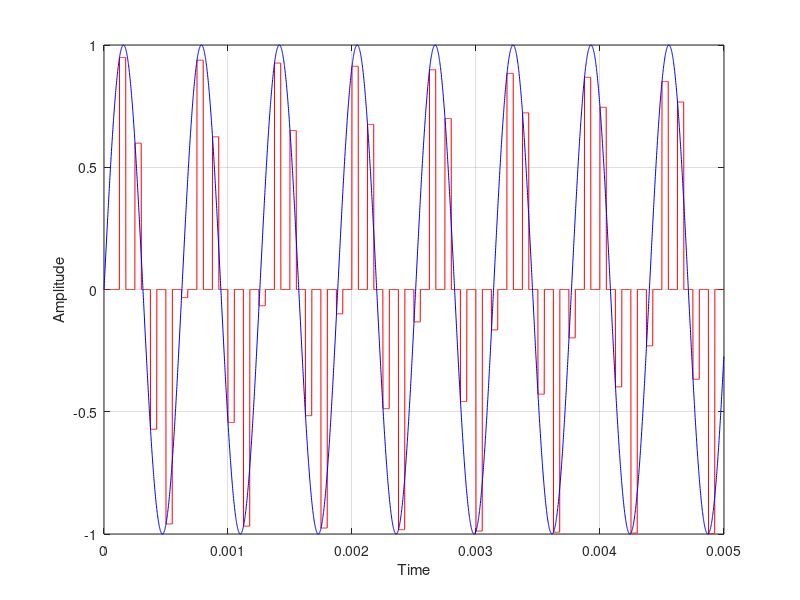
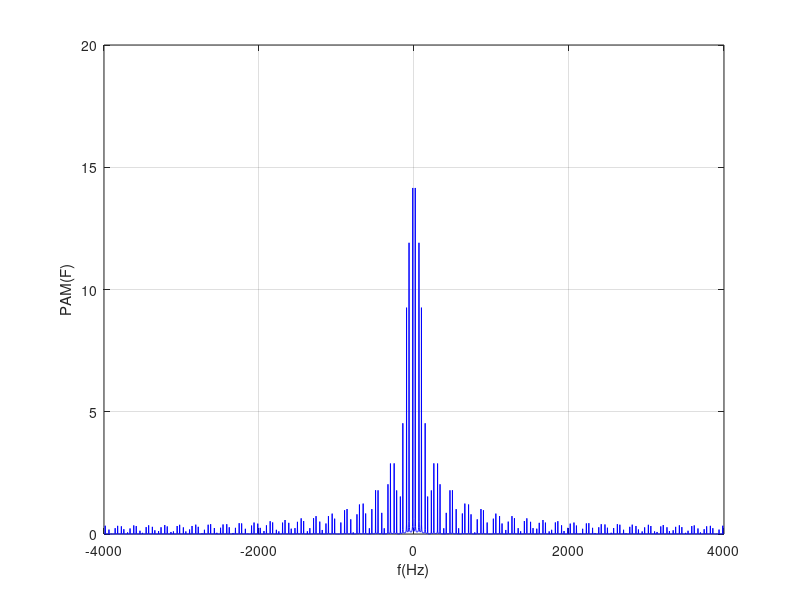
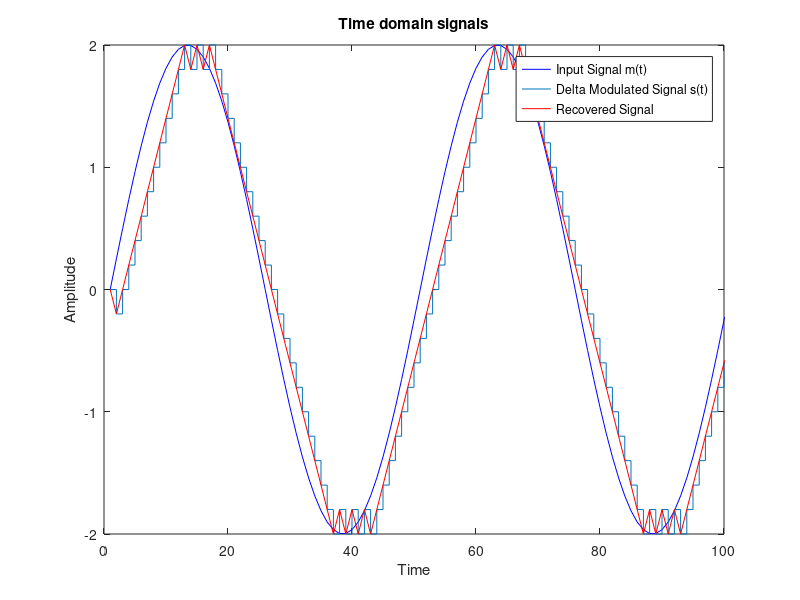

These figures' MATLAB source, in order:
%%%%%%%%%%%%%%%%%%%%%%%%%%%%%%%%%%%%%%%%%%%%%%%%%%%%%%%%%%%%
%%%%%%%%%%%%%%%%%%%%%%%%%PART 1%%%%%%%%%%%%%%%%%%%%%%%%%%%%%
%%%%%%%%%%%%%%%%%%%%%%%%%%%%%%%%%%%%%%%%%%%%%%%%%%%%%%%%%%%%
%%%%%%%%%%%%%%%%%%%%%%%%%%%%%%%%%%%%%%%%%%%%%%%%%%%%%%%%%%%%
fo=(1e4)/(2*pi);    %freq of the signal
fs=8e3;             %sampling rate
ts=1/fs;            %sampling interval
T=50e-6;            %Pulse width interval
RFACT = 25e-4;      %Range factor to control the range

t = 0:1/(100*fs):(2*RFACT-(1/(100*fs)));

mt=sin(2*pi*fo*t);                  %input signal
%%%%%%%%%%%%%%%%%%%%%%%%%%%%%%%%%%%%%%%%%%%%%%%%%%%%%%%%%%%%%%%%%%%%%%%%%%%%%%%%%%%
%                              PAM SIGNAL IN TIME DOMAIN 
%%%%%%%%%%%%%%%%%%%%%%%%%%%%%%%%%%%%%%%%%%%%%%%%%%%%%%%%%%%%%%%%%%%%%%%%%%%%%%%%%%%
numberofpulses = 2*RFACT*fs;        %number of pulses
duty = 40;                          %duty cycle of the train of the pulses

v = length(t);   % vector of time to manipulate the error of the matrix dimensions

samples = v/numberofpulses;               %number of samples
%number samples = 5e-4/ts;
pulseindex = [1:samples:v];
PWM_HIGH =  ceil(samples * duty/100);    % ceil the values of the falt topp rectangular pulse
PAMsignal = zeros(1,v);
for i = 1 : length(pulseindex)           %for loop to draw the PAM signal 
    PAMsignal(pulseindex(i):pulseindex(i) + PWM_HIGH) = mt(pulseindex(i));
end
%%%%%%%%%%%%%%%%%%%%%%%%%%%%%%%%%%%%%%%%%%%%%%%%%%%%%%%%%%%%%%%%%%%%%%%%%%%%%%%%%%%
%                            PLOTTING PAM SIGNAL IN TIME DOMAIN 
%%%%%%%%%%%%%%%%%%%%%%%%%%%%%%%%%%%%%%%%%%%%%%%%%%%%%%%%%%%%%%%%%%%%%%%%%%%%%%%%%%%
figure(1);
plot(t,PAMsignal,'r')
hold on;
plot(t,mt,'b');
hold on;
ylabel('Amplitude')
xlabel('Time')
%title('PAM signal in Time Domain')
%legend('s(t)','m(t)')
grid
%%%%%%%%%%%%%%%%%%%%%%%%%%%%%%%%%%%%%%%%%%%%%%%%%%%%%%%%%%%%%%%%%%%%%%%%%%%%%%%%%%%
%                            PLOTTING PAM SIGNAL IN FREQEUNCY DOMAIN
%%%%%%%%%%%%%%%%%%%%%%%%%%%%%%%%%%%%%%%%%%%%%%%%%%%%%%%%%%%%%%%%%%%%%%%%%%%%%%%%%%%

%fourier transform and frequency domain
N=length(PAMsignal);  %define Vector of the same Length of N
%To plot the frequency specterum the frequency and time should be in the
%same length
%f=0:1:N-1 -(N-1)/2:1/N:(N-1)/2  -fs*(N-1)/2:fs/N:fs*(N-1)/2  
f=(-fs/2):(fs/N):((fs/2)-(fs/N)); %Define frequency axis to draw the spectrum on it shifting it 
%-fs/N to remove one iteration which resemples the zero value to get the
%same length of the array of the fourier transform
SF=fftshift(fft(PAMsignal));
%plot frequency spectrum
figure(2)
plot(f,((10/N*7))*abs(SF),'b') % ((10/N*7)) to normalize the signal  
%title('Frequency Spectrum');
xlabel('f(Hz)');
ylabel('PAM(F)');
%legend('Spectrum of PAM(t)');
grid

%%%%%%%%%%%%%%%%%%%%%%%%%%%%%%%%%%%%%%%%%%%%%%%%%%%%%%%%%%%%
%%%%%%%%%%%%%%%%%%%%%%%%%PART 2%%%%%%%%%%%%%%%%%%%%%%%%%%%%%
%%%%%%%%%%%%%%%%%%%%%%%%%%%%%%%%%%%%%%%%%%%%%%%%%%%%%%%%%%%%
%%%%%%%%%%%%%%%%%%%%%%%%%%%%%%%%%%%%%%%%%%%%%%%%%%%%%%%%%%%%

%%%%%%%%%%%%%%%%%%%%%%%%%%%%%%%%%%%%%%%%%%%%%%%%%%%%%%%%%%%%%%%%%%%%%%%%%%%%%%%%%
%                               Decleration
%%%%%%%%%%%%%%%%%%%%%%%%%%%%%%%%%%%%%%%%%%%%%%%%%%%%%%%%%%%%%%%%%%%%%%%%%%%%%%%%%
fs=50;
Ts=1/fs;
step=0.2;
t=0:Ts:2;
%%%%%%%%%%%%%%%%%%%%%%%%%%%%%%%%%%%%%%%%%%%%%%%%%%%%%%%%%%%%%%%%%%%%%%%%%%%%%%%%%
%                                 I/P Signal
%%%%%%%%%%%%%%%%%%%%%%%%%%%%%%%%%%%%%%%%%%%%%%%%%%%%%%%%%%%%%%%%%%%%%%%%%%%%%%%%%
inputSignal=2*sin(2*pi*t);
%plotting the input signal
figure(3)
plot(inputSignal,'b');
% title('Input Signal')
ylabel('Amplitude')
xlabel('Time')
xlim([0 100]); %2 cycles of the sin
grid
hold on
%%%%%%%%%%%%%%%%%%%%%%%%%%%%%%%%%%%%%%%%%%%%%%%%%%%%%%%%%%%%%%%%%%%%%%%%%%%%%%%%%
%                            Delta Modulated Signal
%%%%%%%%%%%%%%%%%%%%%%%%%%%%%%%%%%%%%%%%%%%%%%%%%%%%%%%%%%%%%%%%%%%%%%%%%%%%%%%%%
Bitstream = zeros(1,101);
%intialization of bit stream to store the value of DM PCM code
Stair_Case_approx= zeros(1,101);
%intialization of the strais array to hold the value to be compared with
%value of the incoming input signal

length_ip_signal=length(inputSignal);
%vector array to hold the length the input signal depending on the time
%range stated at the Decleration top then this length is looped on through
%for loop that loops on all the input signal value and hold value of
%bitstream and stair case depending on the relative postion between each
%two signals at the iteration of the for loop
for i=1:length_ip_signal
    %if the signal value is higher than the stair case hold 1
    if inputSignal(i)>Stair_Case_approx(i)
        Bitstream(i)=1;
        Stair_Case_approx(i+1)=Stair_Case_approx(i)+step;
    else
    %if the signal value is higher than the stair case hold 0
        Bitstream(i)=0;
        Stair_Case_approx(i+1)=Stair_Case_approx(i)-step;
    end
end

%plotting the value of Stair_Case_approx
stairs(Stair_Case_approx);
grid
hold on

%%%%%%%%%%%%%%%%%%%%%%%%%%%%%%%%%%%%%%%%%%%%%%%%%%%%%%%%%%%%%%%%%%%%%%%%%%%%%%%%%
%                             Recovered signal 
%%%%%%%%%%%%%%%%%%%%%%%%%%%%%%%%%%%%%%%%%%%%%%%%%%%%%%%%%%%%%%%%%%%%%%%%%%%%%%%%%

%for loop that loops on all the bitstream values and compare it to the
%value of the stair case to recover the signal 
for i=1:Bitstream
    if Bitstream(i)>Stair_Case_approx(i)
        Bitstream(i)=0;
        Stair_Case_approx(i+1)=Stair_Case_approx(i)-step;
    else
        Bitstream(i)=1;
        Stair_Case_approx(i+1)=Stair_Case_approx(i)+step;
    end
end
%plotting the recovered signal
 plot(Stair_Case_approx,'r');
legend ('Input Signal m(t)','Delta Modulated Signal s(t)','Recovered Signal');
title('Time domain signals')
